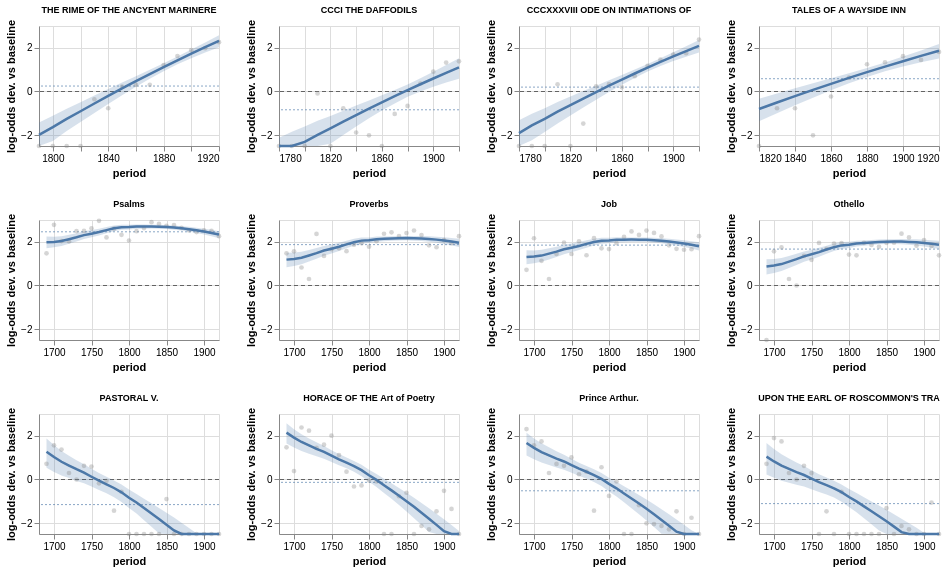

Source (notebook cell):
### Markdown cell above
### 1.3 Three archetypes — risers, flat canon, decliners

Both §1.1 and §1.2 show the top 24 poems by raw lifetime volume, which produces a panel of canonical heavyweights — all above baseline, differing mainly in slope. That is useful but it exhausts only one register of the corpus. Here we pick 24 poems by **archetype** instead of by volume, so the panel reads three archetypes of reception trajectory, eight examples each:

- **Row 1 — Risers.** Poems with the strongest *credible* positive slope ($\text{slope}_{\text{Bayes}} > 0$, 95 % CI strictly above 0). Their share of host works climbs across the window.
- **Row 2 — Flat canon.** High-volume poems (lifetime ≥ 150 works) whose slope is credibly close to zero ($|\text{slope}_{\text{Bayes}}| \le 0.03$). These are the canonical workhorses whose trajectory is near-horizontal: they do not grow, they do not fade, they just keep being quoted.
- **Row 3 — Decliners.** Poems with the strongest credible negative slope. Their share of host works falls across the window.

Within each row the poems are sorted by the magnitude of the archetype criterion, so each row reads left-to-right from most archetypal to weakest member.

Plot mechanics are identical to §1.2 — log-odds deviation vs the cross-poem baseline, posterior-mean blue line with 95 % CI band, grey raw-deviation dots, dashed line at each poem's lifetime mean. Only the *selection* changes. The y-axis is widened so decliners dipping below baseline remain visible. A slope of +0.25 log-odds per decade, remember, is roughly a 28 % odds-ratio-per-decade gain in the probability of being quoted.

### Code cell
if not RUN_BAMBI or "_dev_df" not in dir() or "_compare_df" not in dir():
    print("§1.1 and §1.2 must run first — requires `_dev_df` and `_compare_df`.")
else:
    # Archetype-selection knobs. Keep at the top of the cell so future-you can tune.
    _N_PER_ARCHETYPE       = 4
    _MIN_LW_CANON          = 150     # min lifetime_works to qualify as "canonical"
    _MAX_ABS_SLOPE_CANON   = 0.03    # max |slope_bayes| to qualify as "flat"
    _TYPED_Y_DOMAIN        = (-2.5, 3.0)
    _PANEL_W, _PANEL_H     = 180, 120
    _TYPED_LABEL_MAXLEN    = 32

    # Row 1 — strongest credible risers
    _risers = (
        _compare_df
        .loc[(_compare_df["slope_bayes"] > 0) & (_compare_df["slope_bayes_lo"] > 0)]
        .sort_values("slope_bayes", ascending=False)
        .head(_N_PER_ARCHETYPE)
        .assign(archetype="riser")
    )
    # Row 2 — high-volume, near-flat
    _flat_canon = (
        _compare_df
        .loc[
            (_compare_df["lifetime_works"] >= _MIN_LW_CANON)
            & (_compare_df["slope_bayes"].abs() <= _MAX_ABS_SLOPE_CANON)
        ]
        .sort_values("lifetime_works", ascending=False)
        .head(_N_PER_ARCHETYPE)
        .assign(archetype="flat canon")
    )
    # Row 3 — strongest credible decliners (sort ascending so most negative comes first)
    _decliners = (
        _compare_df
        .loc[(_compare_df["slope_bayes"] < 0) & (_compare_df["slope_bayes_hi"] < 0)]
        .sort_values("slope_bayes", ascending=True)
        .head(_N_PER_ARCHETYPE)
        .assign(archetype="decliner")
    )
    _typed_sel = pd.concat([_risers, _flat_canon, _decliners], ignore_index=True)
    _typed_ids = _typed_sel["poem_id"].tolist()
    _typed_labels = dict(
        zip(_typed_sel["poem_id"], _typed_sel["poem_label"].str[:_TYPED_LABEL_MAXLEN])
    )

    print(
        f"Typed selection: {len(_risers)} risers | {len(_flat_canon)} flat canon | "
        f"{len(_decliners)} decliners  ({len(_typed_sel)} total)"
    )
    print(
        _typed_sel[["archetype", "poem_label", "slope_bayes",
                    "slope_bayes_lo", "slope_bayes_hi", "lifetime_works"]]
        .assign(
            slope_bayes=lambda d: d["slope_bayes"].round(3),
            slope_bayes_lo=lambda d: d["slope_bayes_lo"].round(3),
            slope_bayes_hi=lambda d: d["slope_bayes_hi"].round(3),
        )
        .to_string(index=False)
    )

    _xax_typed = alt.X(
        "period:Q",
        title="period",
        axis=alt.Axis(format=".0f", labelExpr=_pretty_axis_label_expr()),
    )
    _typed_scale = alt.Scale(domain=list(_TYPED_Y_DOMAIN), clamp=True)

    _zero_rule_t = (
        alt.Chart(pd.DataFrame({"y": [0.0]}))
        .mark_rule(color="black", strokeDash=[4, 3], strokeWidth=1.1, opacity=0.55)
        .encode(y=alt.Y("y:Q", scale=_typed_scale))
    )

    _panels_typed = []
    for _fpid in _typed_ids:
        _pdf = _dev_df[_dev_df["poem_id"] == _fpid].copy()
        _title_str = _typed_labels.get(_fpid, _fpid)
        _lifetime_mean = float(_pdf["logit_dev"].mean())

        _mean_rule = (
            alt.Chart(pd.DataFrame({"y": [_lifetime_mean]}))
            .mark_rule(color="#4c78a8", strokeDash=[2, 2], strokeWidth=1.0, opacity=0.65)
            .encode(y=alt.Y("y:Q", scale=_typed_scale))
        )
        _dots = (
            alt.Chart(_pdf)
            .mark_point(size=22, opacity=0.35, filled=True, color="#888")
            .encode(x=_xax_typed, y=alt.Y("logit_dev_raw:Q", scale=_typed_scale))
        )
        _band = (
            alt.Chart(_pdf)
            .mark_area(opacity=0.22, color="#4c78a8")
            .encode(
                x=_xax_typed,
                y=alt.Y("logit_dev_lo:Q", scale=_typed_scale,
                        title="log-odds dev. vs baseline"),
                y2=alt.Y2("logit_dev_hi:Q"),
            )
        )
        _line = (
            alt.Chart(_pdf)
            .mark_line(strokeWidth=2.5, color="#4c78a8")
            .encode(x=_xax_typed,
                    y=alt.Y("logit_dev:Q", scale=_typed_scale,
                            title="log-odds dev. vs baseline"))
        )
        _panel = (
            alt.layer(_zero_rule_t, _mean_rule, _band, _dots, _line)
            .properties(width=_PANEL_W, height=_PANEL_H,
                        title=alt.TitleParams(_title_str, fontSize=9))
        )
        _panels_typed.append(_panel)

    # One archetype per row — 8 panels wide.
    _rows_typed = [
        alt.hconcat(*_panels_typed[_r : _r + _N_PER_ARCHETYPE])
        for _r in range(0, len(_panels_typed), _N_PER_ARCHETYPE)
    ]

    from IPython.display import display as _display
    # Title and caption printed separately so you can copy them into a figure caption.
    _title_5ipp = (
        f"Archetype small-multiples — {_N_PER_ARCHETYPE} risers | "
        f"{_N_PER_ARCHETYPE} flat canon | {_N_PER_ARCHETYPE} decliners"
    )
    _caption_5ipp = (
        "Row 1 = credible risers (sorted by slope desc). "
        "Row 2 = high-volume flat-trend poems (sorted by lifetime works). "
        "Row 3 = credible decliners (sorted by slope asc). "
        "Blue line = posterior mean ± 95% CI | Black dashed = cross-poem baseline | "
        "Blue dashed = poem's lifetime mean."
    )
    print(f"Title:   {_title_5ipp}")
    print(f"Caption: {_caption_5ipp}")
    _display(alt.vconcat(*_rows_typed))
